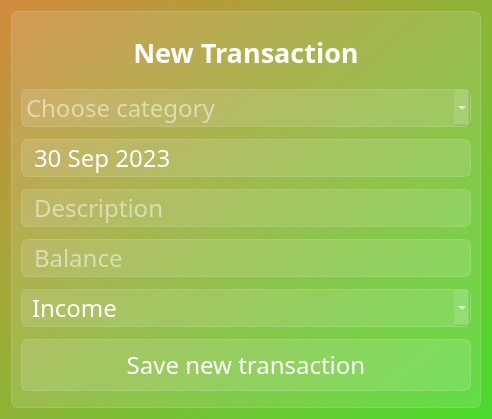
<?xml version="1.0" encoding="UTF-8"?>
<ui version="4.0">
 <class>Dialog</class>
 <widget class="QDialog" name="Dialog">
  <property name="geometry">
   <rect>
    <x>0</x>
    <y>0</y>
    <width>492</width>
    <height>419</height>
   </rect>
  </property>
  <property name="windowTitle">
   <string>Dialog</string>
  </property>
  <property name="styleSheet">
   <string notr="true">background-color: qlineargradient(spread:pad, x1:0, y1:0, x2:1, y2:1, stop:0 rgba(210, 139, 63, 255), stop:1 rgba(74, 219, 45, 255));
font-family: Gotham Pro;</string>
  </property>
  <layout class="QHBoxLayout" name="horizontalLayout">
   <item>
    <widget class="QFrame" name="frame">
     <property name="styleSheet">
      <string notr="true">background-color: rgba(255, 255, 255, 30);
border: 1px solid rgba(255, 255, 255, 40);
border-radius: 7px;</string>
     </property>
     <property name="frameShape">
      <enum>QFrame::StyledPanel</enum>
     </property>
     <property name="frameShadow">
      <enum>QFrame::Raised</enum>
     </property>
     <layout class="QVBoxLayout" name="verticalLayout">
      <item>
       <widget class="QLabel" name="lbl_new_transaction">
        <property name="maximumSize">
         <size>
          <width>16777215</width>
          <height>50</height>
         </size>
        </property>
        <property name="styleSheet">
         <string notr="true">color: white;
font-weight: bold;
font-size: 20pt;
background-color: none;
border: none;</string>
        </property>
        <property name="text">
         <string>New Transaction</string>
        </property>
        <property name="alignment">
         <set>Qt::AlignCenter</set>
        </property>
       </widget>
      </item>
      <item>
       <widget class="QComboBox" name="cb_category">
        <property name="styleSheet">
         <string notr="true">QComboBox {
	font-size: 18pt;
	color: white
}

QComboBox:item {
	color: white;
}</string>
        </property>
        <property name="currentIndex">
         <number>-1</number>
        </property>
        <property name="placeholderText">
         <string>Choose category</string>
        </property>
        <item>
         <property name="text">
          <string>Groceries</string>
         </property>
        </item>
        <item>
         <property name="text">
          <string>Entertainment</string>
         </property>
        </item>
        <item>
         <property name="text">
          <string>Auto</string>
         </property>
        </item>
        <item>
         <property name="text">
          <string>Other</string>
         </property>
        </item>
        <item>
         <property name="text">
          <string>Work</string>
         </property>
        </item>
       </widget>
      </item>
      <item>
       <widget class="QDateEdit" name="lbl_date">
        <property name="styleSheet">
         <string notr="true">font-size: 18pt;
color: white;
padding-left: 10px;
</string>
        </property>
        <property name="buttonSymbols">
         <enum>QAbstractSpinBox::NoButtons</enum>
        </property>
        <property name="dateTime">
         <datetime>
          <hour>9</hour>
          <minute>31</minute>
          <second>23</second>
          <year>2023</year>
          <month>9</month>
          <day>30</day>
         </datetime>
        </property>
        <property name="minimumDate">
         <date>
          <year>2023</year>
          <month>9</month>
          <day>30</day>
         </date>
        </property>
       </widget>
      </item>
      <item>
       <widget class="QLineEdit" name="lbl_description">
        <property name="styleSheet">
         <string notr="true">font-size: 18pt;
color: white;
padding-left: 10px;
</string>
        </property>
        <property name="placeholderText">
         <string>Description</string>
        </property>
       </widget>
      </item>
      <item>
       <widget class="QLineEdit" name="lbl_balance">
        <property name="styleSheet">
         <string notr="true">font-size: 18pt;
color: white;
padding-left: 10px;
</string>
        </property>
        <property name="placeholderText">
         <string>Balance</string>
        </property>
       </widget>
      </item>
      <item>
       <widget class="QComboBox" name="cb_2">
        <property name="styleSheet">
         <string notr="true">font-size: 18pt;
color: white;
padding-left: 10px;
</string>
        </property>
        <item>
         <property name="text">
          <string>Income</string>
         </property>
        </item>
        <item>
         <property name="text">
          <string>Outcome</string>
         </property>
        </item>
       </widget>
      </item>
      <item>
       <widget class="QPushButton" name="btn_new_transaction">
        <property name="styleSheet">
         <string notr="true">QPushButton {
	color: white;
	background-color: rgba(255, 255, 255, 30);
	border: 1px solid rgba(255, 255, 255, 40);
	border-radius: 7px;
	width: 230px;
	height: 50px;
	font-size: 18pt;
}

QPushButton:hover {
	background-color: rgba(255, 255, 255, 40);
}

QPushButton:pressed {
	background-color: rgba(255, 255, 255, 70);
}</string>
        </property>
        <property name="text">
         <string>Save new transaction</string>
        </property>
        <property name="icon">
         <iconset resource="res-new-window.qrc">
          <normaloff>:/icons/icons/post_add_white_24dp.svg</normaloff>:/icons/icons/post_add_white_24dp.svg</iconset>
        </property>
        <property name="iconSize">
         <size>
          <width>24</width>
          <height>24</height>
         </size>
        </property>
       </widget>
      </item>
     </layout>
    </widget>
   </item>
  </layout>
 </widget>
 <resources>
  <include location="res-new-window.qrc"/>
 </resources>
 <connections/>
</ui>
